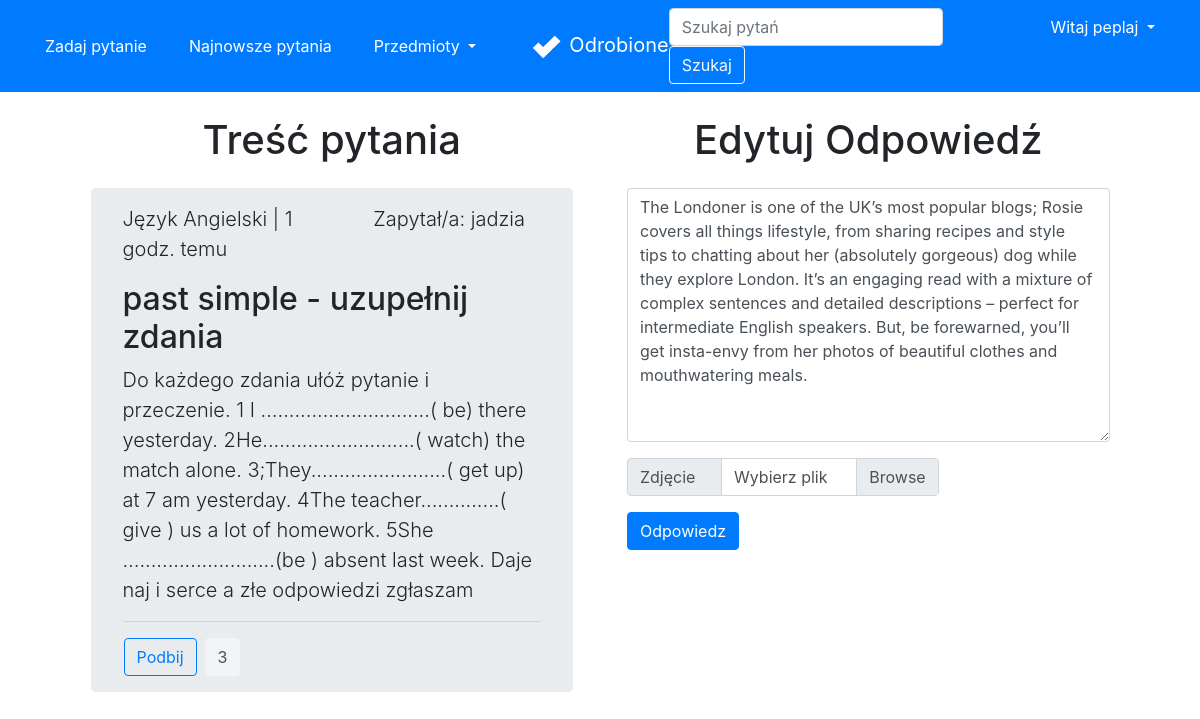
The page /latest/22/editAnswer (signed in) on the database its author committed.
### accounts/models.py (models this page shows)
class User(AbstractUser):
    email = models.EmailField(_('email address'), unique=True)

### forum/models.py (models this page shows, shortened)
class Question(Model):
    title = CharField(max_length=300)
    desc = TextField()
    image = ImageField(upload_to='images/', blank=True)
    createDate = DateTimeField(auto_now_add=True)
    user = ForeignKey(User, on_delete=CASCADE)
    schools = [
        ('', 'Wybierz szkołę'),
        ('ps', 'Szkoła Podstawowa'),
        ('ms', 'Szkoła Średnia'),
        ('cl', 'Studia'),
    ]
    school = CharField(max_length=2, choices=schools,
                       default='')
    subjects = [
        ('', 'Wybierz przedmiot'),
        ('mat', 'Matematyka'),
        ('fiz', 'Fizyka'),
        ('inf', 'Informatyka'),
        ('pol', 'Język Polski'),
        ('ang', 'Język Angielski'),
        ('nmc', 'Język Niemiecki'),
        ('his', 'Historia'),
        ('bio', 'Biologia'),
        ('che', 'Chemia'),
        ('geo', 'Geografia'),
    ]
    subject = CharField(max_length=3, choices=subjects,
                        default='')
    likes = ManyToManyField(User, related_name='likes', blank=True)
    def total_likes(self):
        return self.likes.count()
    def display_time(self):
        mytimezone = timezone.utc
        now = datetime.now(mytimezone)
        diff = (now - self.createDate).days
        if diff == 0:
            if str(now - self.createDate).split(":")[0] == "0":
                if now.hour == self.createDate.hour and now.minute - self.createDate.minute != 0:
                    return str(now.minute - self.createDate.minute)+" min. temu"
                if now.minute - self.createDate.minute != 0:
                    return str(now - self.createDate).split(":")[1]+" min. temu"
                else:
                    return "teraz"
            else:
                return str(now - self.createDate).split(":")[0] + " godz. temu"
        else:
            if diff == 1:
                return str(diff)+" dzień temu"
            else:
                return str(diff)+" dni temu"
    def display_subject(self):
        mySubjects = {'mat': 'Matematyka', 'fiz': 'Fizyka', 'inf': 'Informatyka',
                      'pol': 'Język Polski', 'ang': 'Język Angielski', 'nmc': 'Język Niemiecki',
                      'his': 'Historia', 'bio': 'Biologia', 'che': 'Chemia', 'geo': 'Geografia'}
        return mySubjects[self.subject]

class Answer(Model):
    desc = TextField()
    image = ImageField(upload_to='images/', blank=True)
    createDate = DateTimeField(auto_now_add=True)
    user = ForeignKey(User, on_delete=CASCADE)
    question = ForeignKey(Question, on_delete=CASCADE, related_name='answers')
    likes = ManyToManyField(User, related_name='answerLikes', blank=True)

### forum/views.py (the view, shortened to what this page needs)
# urls.py: path('latest/<int:answerId>/editAnswer',
@login_required
def editAnswer(request, answerId):
    answer = get_object_or_404(Answer, pk=answerId,user=request.user)
    question = get_object_or_404(Question, pk=answer.question.id)
    if request.method == 'GET':
        form = AnswerForm(instance=answer)
        return render(request, 'forum/editAnswer.html',
                      {'form': form, 'question': question, 'answer': answer})

### forum/forms.py
class AnswerForm(forms.ModelForm):
    class Meta:
        model = Answer
        fields = ('desc', 'image')

### forum/templates/forum/editAnswer.html (shortened to what this page needs)
{% extends 'forum/base.html' %}
{% block content %}
<div class="row justify-content-center mb-3">
    <div class="col-md-5 mt-4">
        <h1 class="mb-4 text-center">Treść pytania</h1>
        <div class="jumbotron py-3" style="height: fit-content; width: fit-content;">
            <div class="row">
                <div class="col text-left">
                    <p class="lead">{{question.display_subject}} | {{question.display_time}}</p>
                </div>
                <div class="col text-right mr-3">
                    <p class="lead">Zapytał/a: {{question.user}}</p>
                </div>
            </div>
            <h2 class="display">{{question.title}}</h2>
            <p class="lead">{{question.desc}}</p>
            <hr class="my-2">
            <div class="row mt-3">
                <div class="col content-left">
                    <div class="row">
                        <form action="{% url 'like' question.id %}" method="POST">
                            {% if question.is_liked %}
                            <button type="submit" class="btn btn-primary ml-3">Podbij</button>
                            {% else %}
                            <button type="submit" class="btn btn-outline-primary ml-3">Podbij</button>
                            {% endif %}
                        </form>
                        <a class="btn btn-light disabled ml-2" style="color: black;" href="#"
                            role="button">{{question.total_likes}}</a>
                    </div>
                </div>
            </div>
        </div>
    </div>
    <div class="col-md-5 ml-4">
        <br>
        <h1 class="mb-4 text-center">Edytuj Odpowiedź</h1>
        <form method="POST" enctype="multipart/form-data">
            <div class="form-group">
                <textarea name="desc" class="form-control" cols="40" rows="10" required="" id="id_desc">{{answer.desc}}</textarea>
            </div>
            {% if answer.image %}
            <div class="row">
                <div class="col-md-8">
                    <nav aria-label="breadcrumb">
                        <ol class="breadcrumb">
                            <li class="breadcrumb-item mt-2"><a href="{{answer.image.url}}">Twój obrazek</a></li>
                            <li class="breadcrumb-item active mt-2" aria-current="page"><input type="checkbox"
                                    name="image-clear" id="image-clear_id">
                                <label for="image-clear_id">Wyczyść</label></li>
                        </ol>
                    </nav>
                    <div class="input-group mb-3">
                        <div class="input-group-prepend">
                            <span class="input-group-text" style="width: 95px;">Zdjęcie</span>
                        </div>
                        <div class="custom-file">
                            <input type="file" class="custom-file-input" value="Szukaj" name="image" accept="image/*"
                                id="id_image">
                            <label class="custom-file-label" for="id_image">Wybierz plik</label>
                        </div>
                    </div>
                </div>
            </div>
            {% else %}
            <div class="row">
                <div class="col-md-8">
                    <div class="input-group mb-3">
                        <div class="input-group-prepend">
                            <span class="input-group-text" style="width: 95px;">Zdjęcie</span>
                        </div>
                        <div class="custom-file">
                            <label class="custom-file-label" for="id_image">Wybierz plik</label>
                        </div>
                    </div>
                </div>
            </div>
            {% endif %}
            <button type="submit" class="btn btn-primary">Odpowiedz</button>
        </form>
    </div>
</div>
{% endblock content %}

### forum/templates/forum/base.html (shortened to what this page needs)
<!doctype html>
<html lang="pl">
{% load static %}
<head>
    <link rel="stylesheet" href="https://maxcdn.bootstrapcdn.com/bootstrap/4.0.0/css/bootstrap.min.css"
>
</head>
<body>
    <nav class="navbar navbar-expand-md navbar-dark bg-primary">
        <div class="navbar-collapse collapse w-100 order-1 order-md-0 dual-collapse2">
            <ul class="navbar-nav mr-auto">
                <li class="nav-item active">
                    <a href="{% url 'create' %}" class="btn btn-primary mx-3">Zadaj pytanie</a>
                </li>
                <li class="nav-item">
                    <a href="{% url 'latest' %}" class="btn btn-primary mr-3">Najnowsze pytania</a>
                </li>
                <li class="nav-item">
                    <div class="dropdown mr-3">
                        <a class="btn btn-primary dropdown-toggle" href="#" role="button" id="dropdownMenuLink"
                            data-toggle="dropdown" aria-haspopup="true" aria-expanded="false">
                            Przedmioty
                        </a>
                    </div>
                </li>
            </ul>
        </div>
        <div class="mx-auto order-0">
            <a class="navbar-brand mx-auto" href="{% url 'home' %}"><img class="img-responsive mr-2"
                    src="{% static 'forum/logo.png' %}" height="30px" width="30px">Odrobione</a>
        </div>
        <div class="navbar-collapse collapse w-100 order-3 dual-collapse2">
            <ul class="navbar-nav ml-auto">
                <li class="nav-item">
                    <form class="form-inline" method="POST" action="{% url 'search' %}">
                        <input class="form-control mr-sm-2" name="q" type="search" placeholder="Szukaj pytań" aria-label="Search">
                        <button class="btn btn-outline-light my-2 my-sm-0" type="submit">Szukaj</button>
                    </form>
                </li>
                {% if user.is_authenticated %}
                <li class="nav-item">
                    <div class="btn-group mx-3 ">
                        <button type="button" class="btn btn-primary dropdown-toggle" data-toggle="dropdown"
                            aria-haspopup="true" aria-expanded="false">
                            Witaj {{user}}
                        </button>
                    </div>
                </li>
                {% endif %}
            </ul>
        </div>
    </nav>
    {% block content %}{% endblock content %}
</body>
</html>

### rows shown on the page
User: username "peplaj"
Question: display_subject "Język Angielski", display_time "1 godz. temu", user "jadzia", title "past simple - uzupełnij zdania", desc "Do każdego zdania ułóż pytanie i przeczenie. 1 I …...........................( be) there yesterday. 2He...........................( watch) the match alone. 3;They........................( get up) at 7 am yesterday. 4The teacher..............( give ) us a lot of homework. 5She …........................(be ) absent last week. Daje naj i serce a złe odpowiedzi zgłaszam", total_likes "3"
Answer: desc "The Londoner is one of the UK’s most popular blogs; Rosie covers all things lifestyle, from sharing recipes and style tips to chatting about her (absolutely gorgeous) dog while they explore London. It’s an engaging read with a mixture of complex sentences and detailed descriptions – perfect for intermediate English speakers. But, be forewarned, you’ll get insta-envy from her photos of beautiful clothes and mouthwatering meals."
